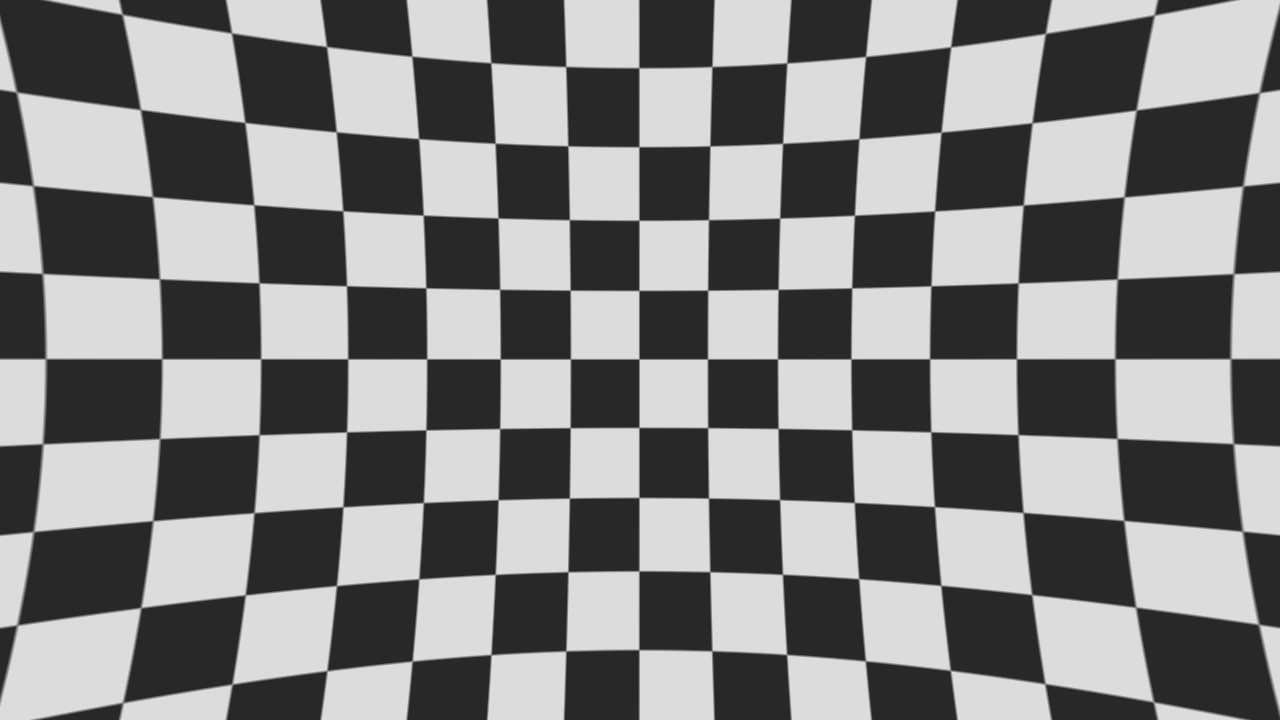
#> input picture rectlinear_output.pgm, 1280 x 720 px
$ python convert_and_run.py rectlinear_output.pgm
#> lines starting #> are read from the running program, lines starting #| are printed output that depends on the picture
#!/usr/bin/env python3
"""
Fisheye Image Processing Script
Converts any image format to PGM, runs dewarp, and converts output to JPG
Usage: python3 convert_and_run.py <input_image>
"""

import sys
import os
import subprocess
from pathlib import Path

def main():
    if len(sys.argv) != 2:
        print("Usage: python3 convert_and_run.py <input_image>")
        print("Example: python3 convert_and_run.py my_fisheye.jpg")
        sys.exit(1)

    input_image = sys.argv[1]

    if not os.path.exists(input_image):
        print(f"Error: Input image '{input_image}' not found")
        sys.exit(1)

    try:
        from PIL import Image
    except ImportError:
        print("Error: Pillow not installed")
        print("Install with: pip install Pillow")
        sys.exit(1)

    print("=" * 60)
    print("Fisheye Image Dewarp Pipeline")
    print("=" * 60)
    print()

    # Step 1: Convert to PGM
    print(f"[1/4] Loading input image: {input_image}")
    try:
        img = Image.open(input_image)
#> img is the input picture: PIL image 1280x720 L; min 40, max 220, mean 130
        print(f"      Original size: {img.size[0]}×{img.size[1]}, mode: {img.mode}")
#|       Original size: 1280×720, mode: L
    except Exception as e:
        print(f"Error loading image: {e}")
        sys.exit(1)

    print("[2/4] Converting to 1280×960 grayscale PGM...")
    try:
        img_resized = img.resize((1280, 960), Image.Resampling.LANCZOS)
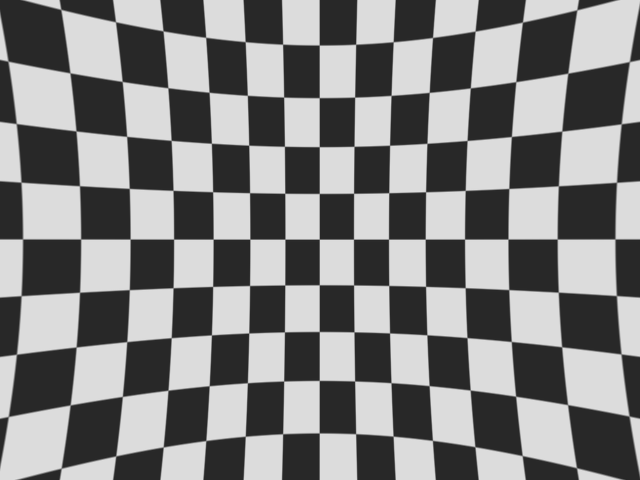
#> img_resized: PIL image 1280x960 L (shown at 1/2 size); min 31, max 229, mean 130
        img_gray = img_resized.convert('L')
        img_gray.save('real_fisheye.pgm')
        print("      Saved: real_fisheye.pgm")
    except Exception as e:
        print(f"Error converting image: {e}")
        sys.exit(1)

    # Step 2: Run dewarp
    print("[3/4] Running dewarp engine...")
    try:
        # Check if dewarp_test exists
        if not os.path.exists('./dewarp_test'):
            print("      Building dewarp_test...")
            result = subprocess.run(['make'], capture_output=True, text=True)
            if result.returncode != 0:
                print(f"Build error: {result.stderr}")
#> (the run stopped early here; a loop or call above may not have finished)
